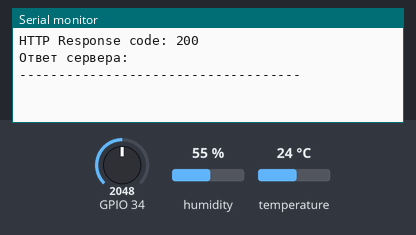
A program run on a simulated ESP32. Parts: the last lines printed to the serial monitor. The test bench sets the inputs (shaded band); at power-on: humidity 55 %, GPIO 34 = 2048, temperature 24 °C. WiFi joins after 1.5 s; servers stay silent unless stated; uploads are accepted with an empty reply.

Above: at 3.8 s.
3.9 s: humidity set to 22 %
5.4 s: GPIO 34 set to 2866
6.9 s: temperature set to 12 °C
At 8.07 s:
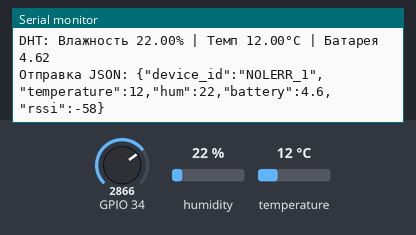
8.4 s: GPIO 34 set to 3603
At 9.5 s:
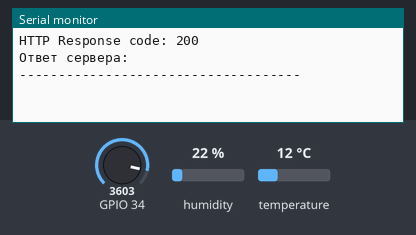

The program:

main.cpp
```cpp
#include <Arduino.h>
#include "sensors/sensors.h"
#include "wifi/send_wifi.h"

RTC_DATA_ATTR int bootCount = 0;

void init(){
  Serial.begin(115200);
  dht.begin();
  bootCount++;

  connectToWifi();
  Serial.println("System starts");
}

void print_terminal(float hum, float temp, float volt){
  Serial.printf("DHT: Влажность %.2f%% | Темп %.2f°C | Батарея %.2f\n", hum, temp, volt);
}

void setup() {
  init();
  delay(1000);
}

void loop() {
  if (WiFi.status() != WL_CONNECTED) {
    Serial.println("Соединение потеряно. Пробуем переподключиться...");
    if (!connectToWifi()) {
      Serial.println("Пропуск шага отправки");
      delay(5000);
      return;
    }
  }

  float temp = readTemperatur();
  float hum = readHumiditys();
  float batt = readBatteryVoltage();

  print_terminal(hum,temp,batt);

  send(temp, batt, hum);

  Serial.println("------------------------------------");

  delay(5000);
}
```

sensors.cpp
```cpp
#include <Arduino.h>
#include "sensors.h"


DHT dht(DHTPIN, DHTTYPE);


float readBatteryVoltage() {
  long sum = 0;
  int samples = 20; // Делаем 20 замеров для сглаживания шумов

  for (int i = 0; i < samples; i++) {
    sum += analogRead(34);
    delay(1);
  }

  float raw = sum / (float)samples;
   const float calibrationFactor = 1.00;

  return (raw / 4095.0) * 3.3 * 2.0 * calibrationFactor;
}
float readTemperatur(){
  float t = dht.readTemperature();
  return isnan(t) ? -1.0 : t;
}

float readHumiditys(){
  float h = dht.readHumidity();
  return isnan(h) ? -1.0 : h;
}
```

sensors.h
```cpp
#ifndef _SENSORS
#define _SENSORS

#include <DHT.h>

float readBatteryVoltage();
float readTemperatur();
float readHumiditys();

#define DHTPIN 16
#define DHTTYPE DHT11

extern DHT dht;

#endif
```

send_wifi.cpp
```cpp
#include "send_wifi.h"


const char* ssid = "MTS_GPON_5F42";
const char* password = "dXEUbAeH";
const char* serverUrl = "http://192.168.1.7:8080";


bool connectToWifi(){
  // Если уже подключены, ничего не делаем
  if (WiFi.status() == WL_CONNECTED) {
    return true;
  }

  Serial.print("Подключение к Wi-Fi: ");
  Serial.println(ssid);

  // Отключаем старые сессии перед новым стартом
  WiFi.disconnect(true);
  delay(100);

  WiFi.begin(ssid, password);

  int attempts = 0;
  // Ждем подключения максимум 15 секунд (60 * 250мс)
  while(WiFi.status() != WL_CONNECTED && attempts < 60){
    delay(250);
    Serial.print(".");
    attempts++;
  }

  if (WiFi.status() == WL_CONNECTED) {
    Serial.println("\nУспешно подключено!");
    Serial.print("IP-адрес ESP32: ");
    Serial.println(WiFi.localIP());
    return true;
  } else {
    Serial.println("\nНе удалось подключиться к Wi-Fi.");
    return false;
  }
}

bool send(float temp, float battery, float hum){
  if(WiFi.status() != WL_CONNECTED){
    Serial.println("Нет подключения к WiFi");
    return false;
  }

  StaticJsonDocument<512> doc;
  doc["device_id"] = "NOLERR_1";
  doc["temperature"] = round(temp * 10) / 10.0;
  doc["hum"] = round(hum * 10) / 10.0;
  doc["battery"] = round(battery * 10) / 10.0;
  doc["rssi"] = WiFi.RSSI();

  String JsonString;
  serializeJson(doc, JsonString);
  Serial.println("Отправка JSON: " + JsonString);


  WiFiClient client;
  HTTPClient http;

  http.begin(client, serverUrl);
  http.addHeader("Content-Type", "application/json");
  http.setTimeout(10000);

  int code = http.POST(JsonString);
  Serial.printf("HTTP Response code: %d\n", code);

  if (code < 0) {
    Serial.printf("Ошибка отправки: %s\n", http.errorToString(code).c_str());
  } else {
    // Если сервер ответил, можно прочитать что он прислал
    String response = http.getString();
    Serial.println("Ответ сервера: " + response);
  }

  http.end();
  return code == 200;
}
```

send_wifi.h
```cpp
#ifndef _WIFI_SEND_H
#define _WIFI_SEND_H

#include <Wire.h>
#include <Adafruit_Sensor.h>
#include <iostream>
#include <WiFi.h>
#include <HTTPClient.h>
#include <ArduinoJson.h>

bool connectToWifi();
bool send(float temp, float battery, float hum);

#endif
```

Measured:
- after the input at 6.9 s, the serial monitor: prints a new line after 1.0 s (image 1)
